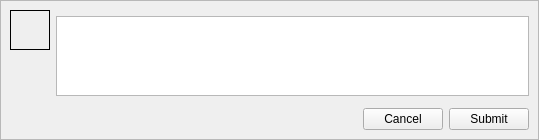
<?xml version="1.0" encoding="UTF-8"?>
<ui version="4.0">
 <class>Form</class>
 <widget class="QWidget" name="Form">
  <property name="geometry">
   <rect>
    <x>0</x>
    <y>0</y>
    <width>539</width>
    <height>140</height>
   </rect>
  </property>
  <property name="windowTitle">
   <string>Form</string>
  </property>
  <layout class="QVBoxLayout" name="verticalLayout">
   <property name="spacing">
    <number>0</number>
   </property>
   <property name="margin">
    <number>0</number>
   </property>
   <item>
    <widget class="QFrame" name="frame">
     <property name="sizePolicy">
      <sizepolicy hsizetype="Minimum" vsizetype="Preferred">
       <horstretch>0</horstretch>
       <verstretch>0</verstretch>
      </sizepolicy>
     </property>
     <property name="frameShape">
      <enum>QFrame::StyledPanel</enum>
     </property>
     <property name="frameShadow">
      <enum>QFrame::Raised</enum>
     </property>
     <layout class="QGridLayout" name="gridLayout">
      <item row="0" column="0">
       <widget class="QLabel" name="avatarLabel">
        <property name="sizePolicy">
         <sizepolicy hsizetype="Fixed" vsizetype="Fixed">
          <horstretch>0</horstretch>
          <verstretch>0</verstretch>
         </sizepolicy>
        </property>
        <property name="minimumSize">
         <size>
          <width>40</width>
          <height>40</height>
         </size>
        </property>
        <property name="maximumSize">
         <size>
          <width>40</width>
          <height>40</height>
         </size>
        </property>
        <property name="frameShape">
         <enum>QFrame::Box</enum>
        </property>
        <property name="text">
         <string/>
        </property>
        <property name="scaledContents">
         <bool>true</bool>
        </property>
        <property name="textInteractionFlags">
         <set>Qt::NoTextInteraction</set>
        </property>
       </widget>
      </item>
      <item row="1" column="0" rowspan="2">
       <spacer name="verticalSpacer">
        <property name="orientation">
         <enum>Qt::Vertical</enum>
        </property>
        <property name="sizeHint" stdset="0">
         <size>
          <width>37</width>
          <height>29</height>
         </size>
        </property>
       </spacer>
      </item>
      <item row="2" column="1">
       <spacer name="horizontalSpacer">
        <property name="orientation">
         <enum>Qt::Horizontal</enum>
        </property>
        <property name="sizeHint" stdset="0">
         <size>
          <width>291</width>
          <height>20</height>
         </size>
        </property>
       </spacer>
      </item>
      <item row="2" column="2">
       <widget class="QPushButton" name="cancelButton">
        <property name="text">
         <string>Cancel</string>
        </property>
       </widget>
      </item>
      <item row="2" column="3">
       <widget class="QPushButton" name="submitButton">
        <property name="text">
         <string>Submit</string>
        </property>
       </widget>
      </item>
      <item row="0" column="1" rowspan="2" colspan="3">
       <widget class="QTextEdit" name="textEdit">
        <property name="sizePolicy">
         <sizepolicy hsizetype="Expanding" vsizetype="Fixed">
          <horstretch>0</horstretch>
          <verstretch>0</verstretch>
         </sizepolicy>
        </property>
        <property name="minimumSize">
         <size>
          <width>0</width>
          <height>80</height>
         </size>
        </property>
        <property name="maximumSize">
         <size>
          <width>16777215</width>
          <height>80</height>
         </size>
        </property>
        <property name="tabChangesFocus">
         <bool>true</bool>
        </property>
       </widget>
      </item>
     </layout>
    </widget>
   </item>
  </layout>
 </widget>
 <resources/>
 <connections/>
</ui>
